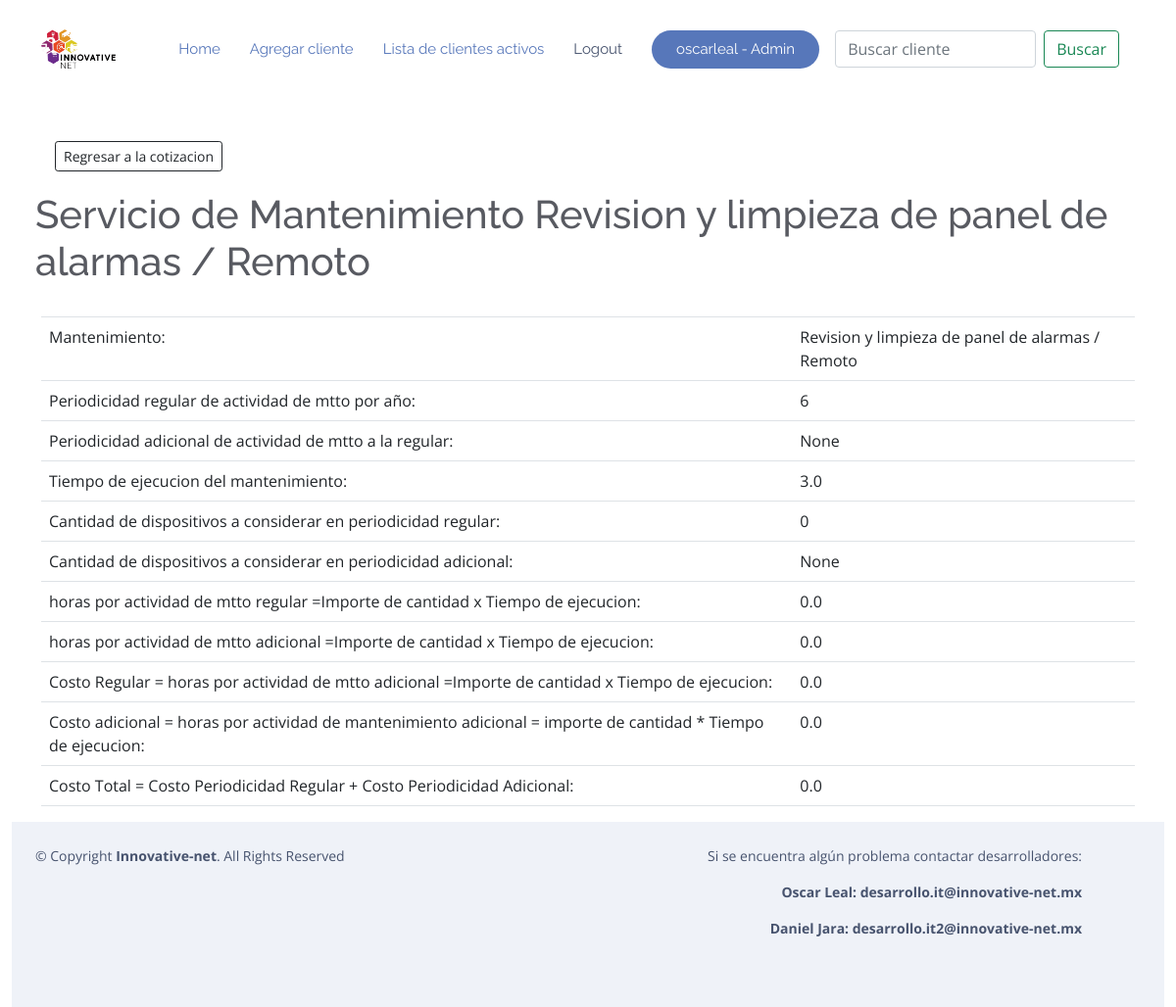
/44/55/691/detalle_servicio (signed in), run on the app's committed database.
### RPA/models.py (models this page shows, shortened)
class Mantenimiento(models.Model):
    cliente = models.ForeignKey(Cliente, on_delete=models.CASCADE, null=True, blank=True)
    cotizacion = models.ForeignKey(Cotizacion, on_delete=models.CASCADE, null=True, blank=True)
    titulonombre = models.ForeignKey(Nombre_servicio,on_delete=models.CASCADE, null=True, blank=True)
    encargadoTrabajo1 = models.ForeignKey(Precio,verbose_name="Encargado del trabajo" ,on_delete=models.CASCADE,null=True)
    periodisidadactividades = models.IntegerField(verbose_name="Periodicidad regular de actividad de mtto por año", blank=True, null=True )
    periodisidadadicional = models.IntegerField(verbose_name="Periodicidad adicional de actividad de mtto  a la regular", blank=True, null=True)
    tiempoejecucion = models.FloatField(verbose_name="Tiempo de ejecucion del mtto", blank=True, null=True)
    cantidaddedispositivos = models.IntegerField(verbose_name="Cantidad de dispositivos a considerar en periodicidad regular", blank=True, null=True,default=0)
    cantidaddispositivosextras = models.IntegerField(verbose_name="Cantidad de dispositivos a considerar en periodicidad Extra", blank=True, null=True,default=0)
    horasactividad = models.FloatField(verbose_name="horas por actividad de mtto regular =Importe de cantidad x Tiempo de ejecucion", blank=True, null=True)
    horasactividadadicional = models.FloatField(verbose_name="horas por actividad de mtto adicional =Importe de cantidad x Tiempo de ejecucion", blank=True, null=True)
    costomantenimientoregular = models.FloatField(verbose_name="Costo Regular = horas por actividad de mtto regular =Importe de cantidad x Tiempo de ejecucion",null=True,blank=True)
    costomantenimientoadicional = models.FloatField(verbose_name="Costo Adicional = horas por actividad de mtto adicional =Importe de cantidad x Tiempo de ejecucion ", blank=True, null=True)
    costototal = models.FloatField(verbose_name="Costo total = Costo regular + costo adicional",null=True,blank=True)
    dispositivo = models.CharField("Dispositivo al que se le da mantenimiento",null=True,blank=True,max_length=200)
    class Meta:
        ordering = ['encargadoTrabajo1','cantidaddedispositivos']
        verbose_name_plural = "Mantenimientos Deteccion Fuego"

class Nombre_servicio(models.Model):
    titulo = models.CharField(max_length=200, verbose_name="Titulo Mantenimiento", null=True, blank=True)
    encargado = models.ForeignKey(Precio, on_delete=models.CASCADE, null=True)
    tiempodeejecucion = models.FloatField(verbose_name="Tiempo de Ejecucion", null=True)
    dispositivo = models.CharField(max_length=200, verbose_name="Dispositivo al que se le aplica el mantenimiento", null=True, blank=True)
    def __str__(self):
        return str(self.titulo)
    class Meta:
        ordering = ['titulo']
        verbose_name_plural = "Servicios Deteccion Fuego"

### RPA/views.py (the view)
# urls.py: path('<int:cliente>/<int:pk_cotizacion>/<int:pk>/detalle_servicio', Detalle_Servicio.as_view(), name='detalle_servicio'),
class Detalle_Servicio(LoginRequiredMixin, DetailView):
    model = Mantenimiento
    context_object_name = 'servicio'
    template_name = 'mantenimientos/detalle_servicio.html'

### RPA/templates/mantenimientos/detalle_servicio.html
{% extends "mantenimientos/base.html" %}
{% block body %}
<div class="container-fluid p-4">
        <right>
                <a href="{% url 'detalle_cotizacion' servicio.cliente.id servicio.cotizacion.id %}">
                        <button type=button class="btn btn-outline-dark btn-sm" style="margin:20px">Regresar a la cotizacion</button>
                </a>
        </right>
        <h1> Servicio de Mantenimiento {{ servicio.titulonombre }}</h1>
</div>
<div class="container">
        <table class="table">
                <tbody>
                        <tr>
                                <td>
                                        Mantenimiento:
                                </td>
                                <td>
                                        {{ servicio.titulonombre }}
                                </td>
                        </tr>
                        <tr>
                                <td>
                                        Periodicidad regular de actividad de mtto por año:
                                </td>
                                <td>
                                        {{ servicio.periodisidadactividades }}
                                </td>
                        </tr>
                        <tr>
                                <td>
                                        Periodicidad adicional de actividad de mtto a la regular:
                                </td>
                                <td>
                                        {{ servicio.periodisidadadicional }}
                                </td>
                        </tr>
                        <tr>
                                <td>
                                        Tiempo de ejecucion del mantenimiento:
                                </td>
                                <td>
                                        {{ servicio.tiempoejecucion }}
                                </td>
                        </tr>
                        <tr>
                                <td>
                                        Cantidad de dispositivos a considerar en periodicidad regular:
                                </td>
                                <td>
                                        {{ servicio.cantidaddedispositivos }}
                                </td>
                        </tr>
                        <tr>
                                <td>
                                        Cantidad de dispositivos a considerar en periodicidad adicional:
                                </td>
                                <td>
                                        {{ servicio.cantidaddispositivosextras }}
                                </td>
                        </tr>
                        <tr>
                                <td>
                                        horas por actividad de mtto regular =Importe de cantidad x Tiempo de ejecucion:
                                </td>
                                <td>
                                        {{ servicio.horasactividad }}
                                </td>
                        </tr>
                        <tr>
                                <td>
                                        horas por actividad de mtto adicional =Importe de cantidad x Tiempo de ejecucion:
                                </td>
                                <td>
                                        {{ servicio.horasactividadadicional }}
                                </td>
                        </tr>
                        <tr>
                                <td>
                                        Costo Regular = horas por actividad de mtto adicional =Importe de cantidad x Tiempo de ejecucion:
                                </td>
                                <td>
                                        {{ servicio.costomantenimientoregular }}
                                </td>
                        </tr>
                        <tr>
                                <td>
                                        Costo adicional = horas por actividad de mantenimiento adicional = importe de cantidad * Tiempo de ejecucion:
                                </td>
                                <td>
                                        {{ servicio.costomantenimientoadicional }}
                                </td>
                        </tr>
                        <tr>
                                <td>
                                        Costo Total = Costo Periodicidad Regular + Costo Periodicidad Adicional:
                                </td>
                                <td>
                                        {{ servicio.costototal }}
                                </td>
                        </tr>
                </tbody>
        </table>
{% endblock %}

### RPA/templates/mantenimientos/base.html (shortened to what this page needs)
{% load static %}
<!DOCTYPE html>
<html lang="en">
<head>
  <link rel="stylesheet" href="https://stackpath.bootstrapcdn.com/bootstrap/4.5.0/css/bootstrap.min.css">
  <link href="{% static '\vendor\aos\aos.css' %}" rel="stylesheet">
  <link href="{% static '\vendor\bootstrap\css\bootstrap.min.css' %}" rel="stylesheet">
  <link href="{% static '\vendor\bootstrap-icons\bootstrap-icons.css' %}" rel="stylesheet">
  <link href="{% static '\vendor\boxicons\css\boxicons.min.css' %}" rel="stylesheet">
  <link href="{% static '\vendor\glightbox\css\glightbox.min.css' %}" rel="stylesheet">
  <link href="{% static '\vendor\swiper\swiper-bundle.min.css' %}" rel="stylesheet">
  <link href="{% static '\css\style.css' %}" rel="stylesheet">
</head>
<body style="padding-top: 70px;">
  <header id="header" class="fixed-top  header-transparent ">
    <div class="container d-flex align-items-center justify-content-between">
      <div class="logo">
        <a href="https://www.innovative-net.mx/"><img src="{% static '\assets\img\horizontal blanco.png' %}" alt="" class="img-fluid"></a>
      </div>
      <nav id="navbar" class="navbar">
        <ul>
          <li><a class="nav-link scrollto active" href="{% url 'home' %}">Home</a></li>
          <li><a class="nav-link scrollto active" href="{% url 'agregar_cliente' %}">Agregar cliente</a></li>
          <li><a class="nav-link scrollto active" href="{% url 'lista_clientes' %}">Lista de clientes activos</a></li>
          {% if request.user.is_authenticated %}
          <li><a class="nav-link scrollto" href="{% url 'logout' %}">Logout</a></li>
          {% if request.user.is_staff %}
              <li><a class="getstarted scrollto" href="{% url 'admin:index' %}" >{{request.user}} - Admin</a></li>
              {% else %}
              <li><a class="getstarted scrollto" href="" >{{request.user}}</a></li>
              {% endif %}
          {% else %}
          <li><a class="getstarted scrollto" href="{% url 'login'  %}" >Login</a></li>
          {% endif %}
        </ul>
        <form class="d-flex m-3" method="POST" action="{% url 'buscar_clientes' %}">
          <input class="form-control me-2" type="search" placeholder="Buscar cliente"
                 aria-label="Buscar cliente" name="searched">
          <button class="btn btn-outline-success" type="submit">
            Buscar
          </button>
        </form>
      </nav>
    </div>
  </header>
    <div class="container-fluid" style="margin-top: 30px;">
      {% block body %}
      {% endblock %}
    </div>
        <footer id="footer">
          <div class="row container py-4 ">
            <div class="col">
              <div class="copyright">
                &copy; Copyright <strong><span>Innovative-net</span></strong>. All Rights Reserved
              </div>
            </div>
            <div class="col container " style="text-align: right;">
              <p>Si se encuentra algún problema contactar desarrolladores:</p>
              <strong>
                <p>Oscar Leal: desarrollo.it@innovative-net.mx</p>
                <p>Daniel Jara: desarrollo.it2@innovative-net.mx</p>
              </strong>
            </div>
          </div>
        </footer>
</body>
        </html>

### RPA/static/css/style.css (style rules this page uses)
body { font-family: "Open Sans", sans-serif; color: #585a61; }
a { color: #5777ba; text-decoration: none; }
h1, h2, h3, h4, h5, h6 { font-family: "Raleway", sans-serif; }
#header { transition: all 0.5s; z-index: 997; transition: all 0.5s; padding: 15px 0; background: rgba(255, 255, 255, 0.95); }
#header.header-transparent { background: transparent; }
#header .logo img { margin: 0; max-height: 40px; }
.navbar { padding: 0; }
.navbar ul { margin: 0; padding: 0; display: flex; list-style: none; align-items: center; }
.navbar li { position: relative; }
.navbar a, .navbar a:focus { display: flex; align-items: center; justify-content: space-between; padding: 10px 0 10px 30px; font-family: "Raleway", sans-serif; font-size: 15px; color: #47536e; white-space: nowrap; transition: 0.3s; }
.navbar a:hover, .navbar .active, .navbar .active:focus, .navbar li:hover > a { color: #5777ba; }
.navbar .getstarted { background: #5777ba; color: #fff; padding: 12px 25px; margin-left: 30px; color: #fff; line-height: 1; border-radius: 50px; }
#footer { background: #fff; padding: 0 0 30px 0; color: #47536e; font-size: 14px; background: #eff2f8; }
#footer .copyright { text-align: center; float: left; color: #47536e; }

### data on the page
Mantenimiento: titulonombre "Revision y limpieza de panel de alarmas / Remoto", periodisidadactividades "6", periodisidadadicional "None", tiempoejecucion "3.0", cantidaddedispositivos "0", cantidaddispositivosextras "None", horasactividad "0.0", horasactividadadicional "0.0", costomantenimientoregular "0.0", costomantenimientoadicional "0.0", costototal "0.0"

### other printed values
{{ request.user }} "oscarleal"
